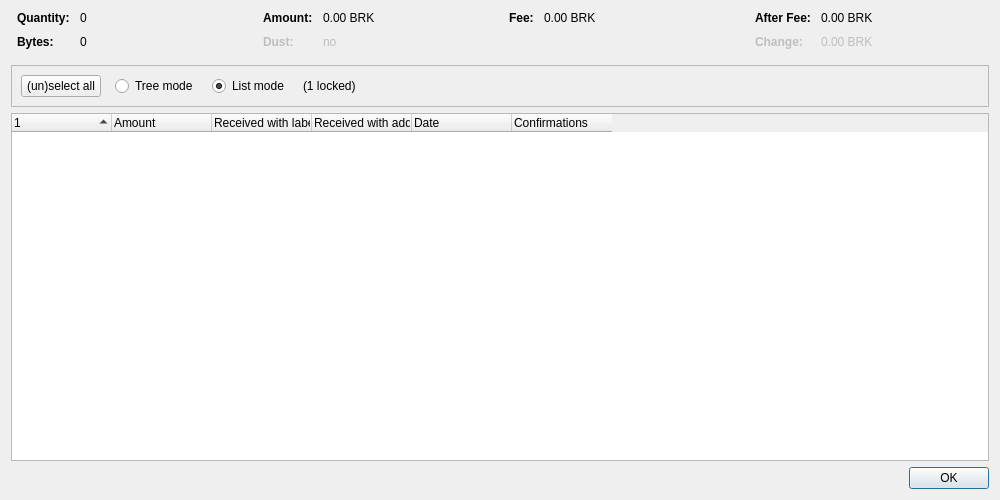
<?xml version="1.0" encoding="UTF-8"?>
<ui version="4.0">
 <class>CoinControlDialog</class>
 <widget class="QDialog" name="CoinControlDialog">
  <property name="geometry">
   <rect>
    <x>0</x>
    <y>0</y>
    <width>1000</width>
    <height>500</height>
   </rect>
  </property>
  <property name="windowTitle">
   <string>Coin Selection</string>
  </property>
  <layout class="QVBoxLayout" name="verticalLayout">
   <item>
    <layout class="QHBoxLayout" name="horizontalLayoutTop" stretch="0,0,0,0">
     <property name="topMargin">
      <number>0</number>
     </property>
     <property name="bottomMargin">
      <number>10</number>
     </property>
     <item>
      <layout class="QFormLayout" name="formLayoutCoinControl1">
       <property name="horizontalSpacing">
        <number>10</number>
       </property>
       <property name="verticalSpacing">
        <number>10</number>
       </property>
       <property name="leftMargin">
        <number>6</number>
       </property>
       <property name="rightMargin">
        <number>6</number>
       </property>
       <item row="0" column="0">
        <widget class="QLabel" name="labelCoinControlQuantityText">
         <property name="font">
          <font>
           <weight>75</weight>
           <bold>true</bold>
          </font>
         </property>
         <property name="text">
          <string>Quantity:</string>
         </property>
        </widget>
       </item>
       <item row="0" column="1">
        <widget class="QLabel" name="labelCoinControlQuantity">
         <property name="cursor">
          <cursorShape>IBeamCursor</cursorShape>
         </property>
         <property name="contextMenuPolicy">
          <enum>Qt::ActionsContextMenu</enum>
         </property>
         <property name="text">
          <string notr="true">0</string>
         </property>
         <property name="textInteractionFlags">
          <set>Qt::LinksAccessibleByMouse|Qt::TextSelectableByKeyboard|Qt::TextSelectableByMouse</set>
         </property>
        </widget>
       </item>
       <item row="1" column="0">
        <widget class="QLabel" name="labelCoinControlBytesText">
         <property name="font">
          <font>
           <weight>75</weight>
           <bold>true</bold>
          </font>
         </property>
         <property name="text">
          <string>Bytes:</string>
         </property>
        </widget>
       </item>
       <item row="1" column="1">
        <widget class="QLabel" name="labelCoinControlBytes">
         <property name="cursor">
          <cursorShape>IBeamCursor</cursorShape>
         </property>
         <property name="contextMenuPolicy">
          <enum>Qt::ActionsContextMenu</enum>
         </property>
         <property name="text">
          <string notr="true">0</string>
         </property>
         <property name="textInteractionFlags">
          <set>Qt::LinksAccessibleByMouse|Qt::TextSelectableByKeyboard|Qt::TextSelectableByMouse</set>
         </property>
        </widget>
       </item>
      </layout>
     </item>
     <item>
      <layout class="QFormLayout" name="formLayoutCoinControl2">
       <property name="horizontalSpacing">
        <number>10</number>
       </property>
       <property name="verticalSpacing">
        <number>10</number>
       </property>
       <property name="leftMargin">
        <number>6</number>
       </property>
       <property name="rightMargin">
        <number>6</number>
       </property>
       <item row="0" column="0">
        <widget class="QLabel" name="labelCoinControlAmountText">
         <property name="font">
          <font>
           <weight>75</weight>
           <bold>true</bold>
          </font>
         </property>
         <property name="text">
          <string>Amount:</string>
         </property>
        </widget>
       </item>
       <item row="0" column="1">
        <widget class="QLabel" name="labelCoinControlAmount">
         <property name="cursor">
          <cursorShape>IBeamCursor</cursorShape>
         </property>
         <property name="contextMenuPolicy">
          <enum>Qt::ActionsContextMenu</enum>
         </property>
         <property name="text">
          <string notr="true">0.00 BRK</string>
         </property>
         <property name="textInteractionFlags">
          <set>Qt::LinksAccessibleByMouse|Qt::TextSelectableByKeyboard|Qt::TextSelectableByMouse</set>
         </property>
        </widget>
       </item>
       <item row="1" column="0">
        <widget class="QLabel" name="labelCoinControlLowOutputText">
         <property name="enabled">
          <bool>false</bool>
         </property>
         <property name="font">
          <font>
           <weight>75</weight>
           <bold>true</bold>
          </font>
         </property>
         <property name="text">
          <string>Dust:</string>
         </property>
        </widget>
       </item>
       <item row="1" column="1">
        <widget class="QLabel" name="labelCoinControlLowOutput">
         <property name="enabled">
          <bool>false</bool>
         </property>
         <property name="cursor">
          <cursorShape>IBeamCursor</cursorShape>
         </property>
         <property name="contextMenuPolicy">
          <enum>Qt::ActionsContextMenu</enum>
         </property>
         <property name="text">
          <string notr="true">no</string>
         </property>
         <property name="textInteractionFlags">
          <set>Qt::LinksAccessibleByMouse|Qt::TextSelectableByKeyboard|Qt::TextSelectableByMouse</set>
         </property>
        </widget>
       </item>
      </layout>
     </item>
     <item>
      <layout class="QFormLayout" name="formLayoutCoinControl3">
       <property name="horizontalSpacing">
        <number>10</number>
       </property>
       <property name="verticalSpacing">
        <number>10</number>
       </property>
       <property name="leftMargin">
        <number>6</number>
       </property>
       <property name="rightMargin">
        <number>6</number>
       </property>
       <item row="0" column="0">
        <widget class="QLabel" name="labelCoinControlFeeText">
         <property name="font">
          <font>
           <weight>75</weight>
           <bold>true</bold>
          </font>
         </property>
         <property name="text">
          <string>Fee:</string>
         </property>
        </widget>
       </item>
       <item row="0" column="1">
        <widget class="QLabel" name="labelCoinControlFee">
         <property name="cursor">
          <cursorShape>IBeamCursor</cursorShape>
         </property>
         <property name="contextMenuPolicy">
          <enum>Qt::ActionsContextMenu</enum>
         </property>
         <property name="text">
          <string notr="true">0.00 BRK</string>
         </property>
         <property name="textInteractionFlags">
          <set>Qt::LinksAccessibleByMouse|Qt::TextSelectableByKeyboard|Qt::TextSelectableByMouse</set>
         </property>
        </widget>
       </item>
      </layout>
     </item>
     <item>
      <layout class="QFormLayout" name="formLayoutCoinControl4">
       <property name="horizontalSpacing">
        <number>10</number>
       </property>
       <property name="verticalSpacing">
        <number>10</number>
       </property>
       <property name="leftMargin">
        <number>6</number>
       </property>
       <property name="rightMargin">
        <number>6</number>
       </property>
       <item row="0" column="0">
        <widget class="QLabel" name="labelCoinControlAfterFeeText">
         <property name="font">
          <font>
           <weight>75</weight>
           <bold>true</bold>
          </font>
         </property>
         <property name="text">
          <string>After Fee:</string>
         </property>
        </widget>
       </item>
       <item row="0" column="1">
        <widget class="QLabel" name="labelCoinControlAfterFee">
         <property name="cursor">
          <cursorShape>IBeamCursor</cursorShape>
         </property>
         <property name="contextMenuPolicy">
          <enum>Qt::ActionsContextMenu</enum>
         </property>
         <property name="text">
          <string notr="true">0.00 BRK</string>
         </property>
         <property name="textInteractionFlags">
          <set>Qt::LinksAccessibleByMouse|Qt::TextSelectableByKeyboard|Qt::TextSelectableByMouse</set>
         </property>
        </widget>
       </item>
       <item row="1" column="0">
        <widget class="QLabel" name="labelCoinControlChangeText">
         <property name="enabled">
          <bool>false</bool>
         </property>
         <property name="font">
          <font>
           <weight>75</weight>
           <bold>true</bold>
          </font>
         </property>
         <property name="text">
          <string>Change:</string>
         </property>
        </widget>
       </item>
       <item row="1" column="1">
        <widget class="QLabel" name="labelCoinControlChange">
         <property name="enabled">
          <bool>false</bool>
         </property>
         <property name="cursor">
          <cursorShape>IBeamCursor</cursorShape>
         </property>
         <property name="contextMenuPolicy">
          <enum>Qt::ActionsContextMenu</enum>
         </property>
         <property name="text">
          <string notr="true">0.00 BRK</string>
         </property>
         <property name="textInteractionFlags">
          <set>Qt::LinksAccessibleByMouse|Qt::TextSelectableByKeyboard|Qt::TextSelectableByMouse</set>
         </property>
        </widget>
       </item>
      </layout>
     </item>
    </layout>
   </item>
   <item>
    <widget class="QFrame" name="frame">
     <property name="minimumSize">
      <size>
       <width>0</width>
       <height>40</height>
      </size>
     </property>
     <property name="frameShape">
      <enum>QFrame::StyledPanel</enum>
     </property>
     <property name="frameShadow">
      <enum>QFrame::Sunken</enum>
     </property>
     <layout class="QHBoxLayout" name="horizontalLayout">
      <item>
       <layout class="QHBoxLayout" name="horizontalLayoutPanel" stretch="0,0,0,0,0">
        <property name="spacing">
         <number>14</number>
        </property>
        <item>
         <widget class="QPushButton" name="pushButtonSelectAll">
          <property name="sizePolicy">
           <sizepolicy hsizetype="Maximum" vsizetype="Fixed">
            <horstretch>0</horstretch>
            <verstretch>0</verstretch>
           </sizepolicy>
          </property>
          <property name="text">
           <string>(un)select all</string>
          </property>
          <property name="autoDefault">
           <bool>false</bool>
          </property>
         </widget>
        </item>
        <item>
         <widget class="QRadioButton" name="radioTreeMode">
          <property name="sizePolicy">
           <sizepolicy hsizetype="Maximum" vsizetype="Fixed">
            <horstretch>0</horstretch>
            <verstretch>0</verstretch>
           </sizepolicy>
          </property>
          <property name="text">
           <string>Tree mode</string>
          </property>
         </widget>
        </item>
        <item>
         <widget class="QRadioButton" name="radioListMode">
          <property name="sizePolicy">
           <sizepolicy hsizetype="Maximum" vsizetype="Fixed">
            <horstretch>0</horstretch>
            <verstretch>0</verstretch>
           </sizepolicy>
          </property>
          <property name="text">
           <string>List mode</string>
          </property>
          <property name="checked">
           <bool>true</bool>
          </property>
         </widget>
        </item>
        <item>
         <widget class="QLabel" name="labelLocked">
          <property name="text">
           <string notr="true">(1 locked)</string>
          </property>
         </widget>
        </item>
        <item>
         <spacer name="horizontalSpacer">
          <property name="orientation">
           <enum>Qt::Horizontal</enum>
          </property>
          <property name="sizeHint" stdset="0">
           <size>
            <width>40</width>
            <height>20</height>
           </size>
          </property>
         </spacer>
        </item>
       </layout>
      </item>
     </layout>
    </widget>
   </item>
   <item>
    <widget class="CoinControlTreeWidget" name="treeWidget">
     <property name="contextMenuPolicy">
      <enum>Qt::CustomContextMenu</enum>
     </property>
     <property name="sortingEnabled">
      <bool>false</bool>
     </property>
     <property name="columnCount">
      <number>6</number>
     </property>
     <attribute name="headerShowSortIndicator" stdset="0">
      <bool>true</bool>
     </attribute>
     <attribute name="headerStretchLastSection">
      <bool>false</bool>
     </attribute>
     <column>
      <property name="text">
       <string/>
      </property>
     </column>
     <column>
      <property name="text">
       <string>Amount</string>
      </property>
     </column>
     <column>
      <property name="text">
       <string>Received with label</string>
      </property>
     </column>
     <column>
      <property name="text">
       <string>Received with address</string>
      </property>
     </column>
     <column>
      <property name="text">
       <string>Date</string>
      </property>
     </column>
     <column>
      <property name="text">
       <string>Confirmations</string>
      </property>
      <property name="toolTip">
       <string>Confirmed</string>
      </property>
     </column>
     <column>
      <property name="text">
       <string/>
      </property>
     </column>
     <column>
      <property name="text">
       <string/>
      </property>
     </column>
     <column>
      <property name="text">
       <string/>
      </property>
     </column>
     <column>
      <property name="text">
       <string/>
      </property>
     </column>
    </widget>
   </item>
   <item>
    <widget class="QDialogButtonBox" name="buttonBox">
     <property name="orientation">
      <enum>Qt::Horizontal</enum>
     </property>
     <property name="standardButtons">
      <set>QDialogButtonBox::Ok</set>
     </property>
    </widget>
   </item>
  </layout>
 </widget>
 <customwidgets>
  <customwidget>
   <class>CoinControlTreeWidget</class>
   <extends>QTreeWidget</extends>
   <header>qt/coincontroltreewidget.h</header>
  </customwidget>
 </customwidgets>
 <resources/>
 <connections/>
</ui>
